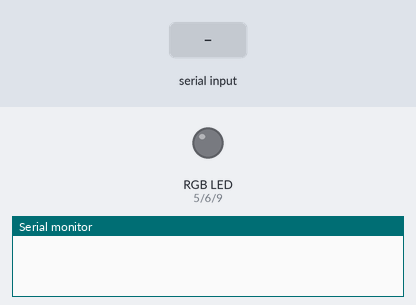
The sketch below on a simulated Arduino Uno, built with avr-gcc and run on an emulated ATmega328P. Parts: an RGB LED mixed from three pins (HIGH = lit), the last lines printed to the serial monitor. The test bench sets the inputs (shaded band).

Above: at 1.2 s.
1.3 s: "90,45\n" received over Serial
At 3.4 s:
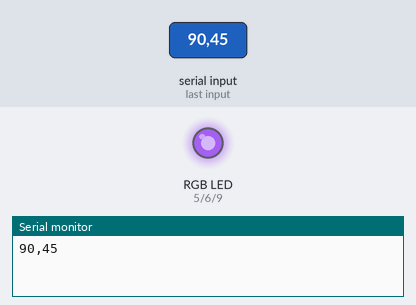
3.8 s: "0\n" received over Serial
Timing chart, 0 to 6.8 s (numbered marks = the images above; inputs shaded):
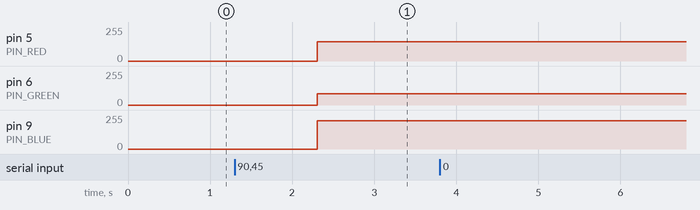

Measured:
- after the input at 1.3 s, pin 5 (PIN_RED): 0/255 → 144/255 after 1.0 s; pin 6 (PIN_GREEN): 0/255 → 84/255 after 1.0 s; pin 9 (PIN_BLUE): 0/255 → 211/255 after 1.0 s

The sketch:

sketch_may20a.ino
```cpp
const int PIN_RED = 5;
const int PIN_GREEN = 6;
const int PIN_BLUE = 9;
String pyinput;

uint8_t RGB[3];

void hexToRGBArray(const String& hex, uint8_t rgb[]) {
  if (hex.length() != 6) {
    // Invalid hexadecimal color code
    return;
  }

  for (int i = 0; i < 3; i++) {
    uint8_t highNibble = hex.charAt(i * 2);
    uint8_t lowNibble = hex.charAt(i * 2 + 1);

    uint8_t highByte = (highNibble >= '0' && highNibble <= '9') ? (highNibble - '0') : (highNibble - 'A' + 10);
    uint8_t lowByte = (lowNibble >= '0' && lowNibble <= '9') ? (lowNibble - '0') : (lowNibble - 'A' + 10);

    rgb[i] = (highByte << 4) | lowByte;
  }
}

void setup() {
  // put your setup code here, to run once:
  Serial.begin(9600);

  pinMode(PIN_RED, OUTPUT);
  pinMode(PIN_GREEN, OUTPUT);
  pinMode(PIN_BLUE, OUTPUT);

}

void loop() {
  // put your main code here, to run repeatedly:

  while (Serial.available() == 0) {}

  pyinput = Serial.readStringUntil('\r');

  hexToRGBArray(pyinput, RGB);

  Serial.println(pyinput);

  setColor(RGB);

}

void setColor(uint8_t RGB[]) {
  analogWrite(PIN_RED, RGB[0]);
  analogWrite(PIN_GREEN, RGB[1]);
  analogWrite(PIN_BLUE, RGB[2]);
}
```
